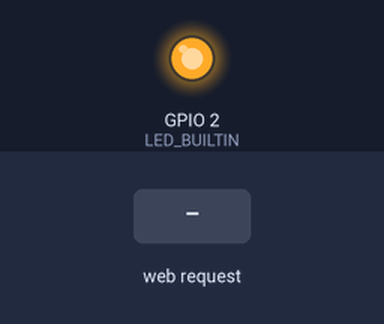
Recording of a sketch running on a simulated ESP8266 (NodeMCU). Parts: output pins drawn as LEDs (lit = HIGH, except the on-board LED, lit = LOW). Inputs (shaded band) come from the test bench. What the sketch prints to the serial monitor is not drawn.

Above: at 2.2 s.
2.3 s: HTTP request GET /toggle received
At 2.7 s:
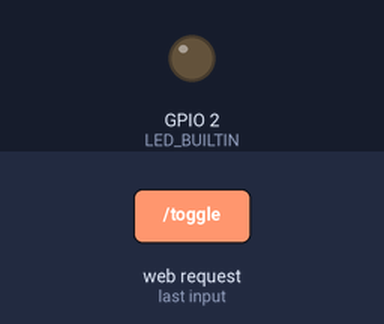
Timing chart, 0 to 5.3 s (numbered marks = the images above; inputs shaded):
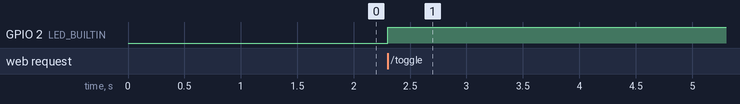

The sketch:

WiFiAccessPoint.ino
```cpp
/*
 Create a WiFi access point and provide a web server on it.


*/
#include <ESP8266WiFi.h>
#include <WiFiClient.h>
#include <ESP8266WebServer.h>

/* Set these to your desired credentials. */
const char *ssid = "ESPap"; // You can change it according to your ease
const char *password = "thereisnospoon"; // You can change it according to your ease

ESP8266WebServer server(80); // establishing server at port 80 (HTTP protocol's default port)


// Writing a simple HTML page.
char HTML[] = "<html><body><h1>For ESP8266 tutorials visit</h1><h2>www.techiesms.com</h2><a href=\"http://192.168.4.1/1\">Go to Page 1  </a> <button><a href=\"toggle\">Toggle LED</a></button> </body></html>"; // --> Simple HTML page


// This function will be called whenever anyone requests 192.168.4.1 within the local area connection of this ESP module.
void handleRoot()
{
	server.send(200, "text/html",HTML);
}

// This function will be called whenever anyone requests 192.168.4.1/1 within the local area connection of this ESP module.
void Page1()
{
  server.send(200, "text/html", "<h1>techiesms</h1><h2>explore | learn | share </h2>");
}


// This function will be called whenever anyone requests 192.168.4.1/toggle within the local area connection of this ESP module.
void toggle()
{
  digitalWrite(LED_BUILTIN,!digitalRead(LED_BUILTIN));
  server.send(200, "text/html",HTML);
}

void setup() {
	delay(1000);
  pinMode(LED_BUILTIN,OUTPUT);
	Serial.begin(115200);
	Serial.println();

	Serial.print("Configuring access point...");
	/* You can remove the password parameter if you want the AP to be open. */
	WiFi.softAP(ssid, password); // --> This line will create a WiFi hotspot.

	IPAddress myIP = WiFi.softAPIP();
	Serial.print("AP IP address: ");
	Serial.println(myIP);
	server.on("/", handleRoot);
  server.on("/1",Page1);
  server.on("/toggle",toggle);
	server.begin();
	Serial.println("HTTP server started");
}

void loop() {
	server.handleClient();
}
```

Measured:
- after the input at 2.3 s, GPIO 2 (LED_BUILTIN): LOW → HIGH at once
